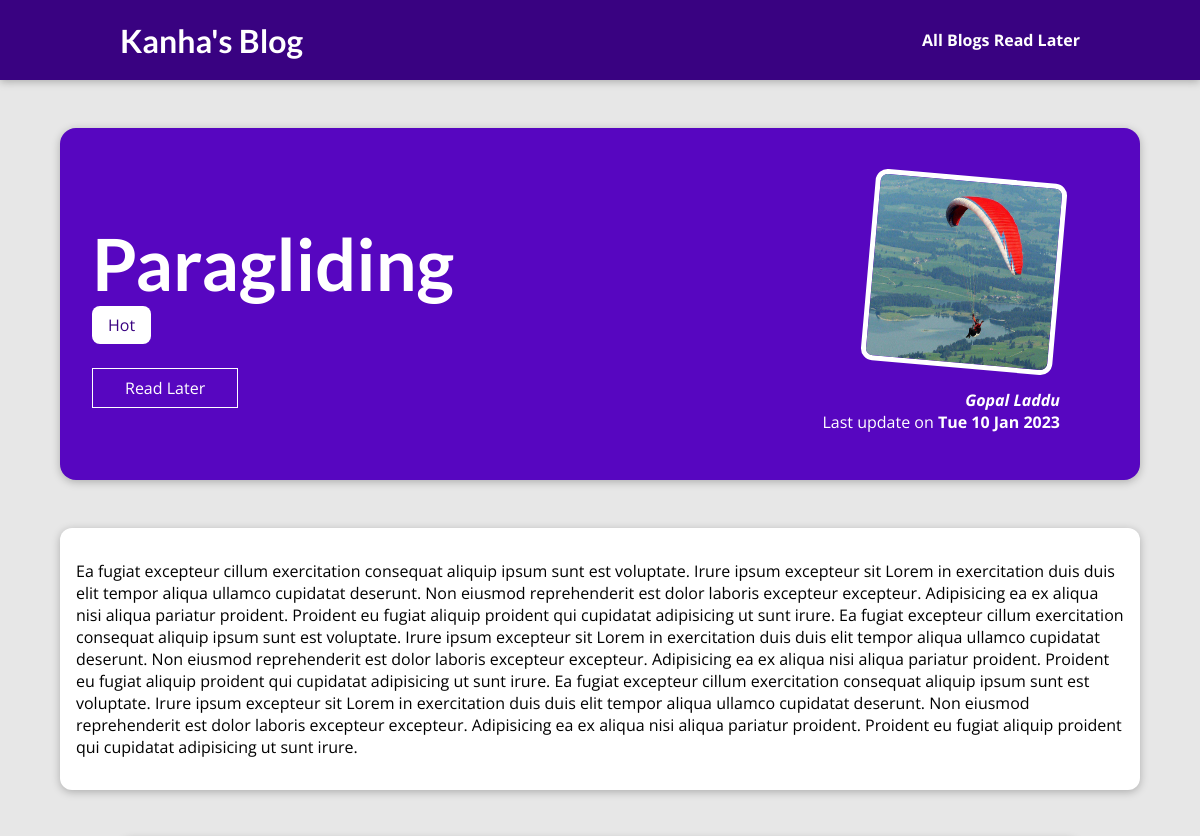
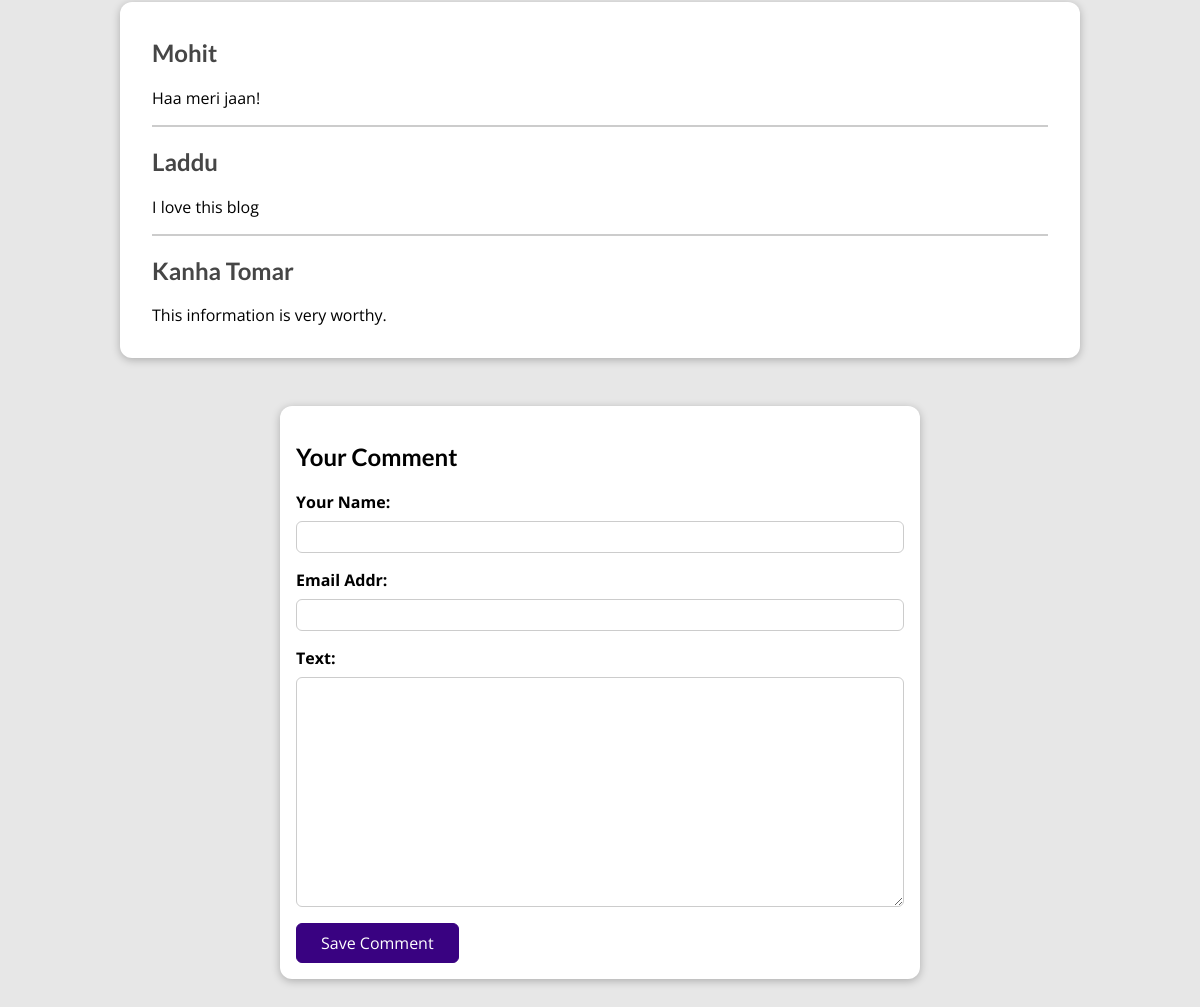
The page /allblogs/paragliding on the database its author committed (2 pictures, top to bottom).
### AllBlogs/models.py (models this page shows, shortened)
class Post(models.Model):
    title = models.CharField(max_length=150)
    date = models.DateField(auto_now=True)    # put the date in the field at which time we are saving the data
    image = models.ImageField(upload_to="Images", null=True)          # upload images to Images folder which will be inside MEDIA_ROOT
    excerpt = models.CharField(max_length=200)
    content = models.TextField(validators=[MinLengthValidator(10)])    # TextFields same like CharField
    slug = models.SlugField(unique=True, db_index=True)     # set it as unique because we are going to use it as a primary key
    author = models.ForeignKey(Author,on_delete=models.SET_NULL,related_name='posts',null=True)      # one to many relation
    tags = models.ManyToManyField(Tag)              # ManyToManyRelation with tag

class Tag(models.Model):
    caption = models.CharField(max_length=20)

class Author(models.Model):
    first_name = models.CharField(max_length=30)
    last_name = models.CharField(max_length=30)
    email_addr = models.EmailField()
    def __str__(self):
        return f"{self.first_name} {self.last_name}"

class Comment(models.Model):
    user_name = models.CharField(max_length=30)
    email_addr = models.EmailField()
    text = models.TextField(max_length=100)
    post = models.ForeignKey(Post,on_delete=models.CASCADE,related_name="comments")

### AllBlogs/views.py (the view, shortened to what this page needs)
# urls.py: path('<slug:slug>',views.BlogDetails.as_view(),name="blogDetails_page"),            # http://127.0.0.1:8000/allblogs/blogname
class BlogDetails(View):
    def checkInReadLater(self,request,blog_id):
        stored_post_ids = request.session.get("stored_post_ids")
        exist_in_read_later = True
        if stored_post_ids is None or blog_id not in stored_post_ids:
            exist_in_read_later = False
        return exist_in_read_later
    def get(self,request,slug):                         # it also accept slug as arguement
        clicked_blog = Post.objects.get(slug=slug)       # remember get return a single object but filter return a queryset
        context = {
                    "clicked_blog":clicked_blog,
                        "post_tags":clicked_blog.tags.all(),             # tags can have multiple entries
                            "comments":clicked_blog.comments.all().order_by("-id"),        # access all the comments of this blog, its cross model queries
                                "comment_form":CommentForm(),              # initialise the form
                                    "exist_in_RL":self.checkInReadLater(request,clicked_blog.id),
                             }
        return render(request,"AllBlogs/blog_detail.html",context)

### AllBlogs/forms.py
class CommentForm(forms.ModelForm):
    class Meta:
        model = Comment
        exclude = ["post"]        # use all columns as field except post
        labels = {
                    "user_name":"Your Name",
                    "email_addr":"Email Addr",
                    "text":"Text",
        }

### AllBlogs/templates/AllBlogs/blog_detail.html (shortened to what this page needs)
{% extends 'base.html' %}
{% load static %}
{% block css_files %}
    <link rel="stylesheet" href="{% static 'AllBlogs/blog_detail.css' %}">
{% endblock css_files %}
{% block content %}
    <section id="summary">
        <h2>{{clicked_blog.title}}</h2>
        <div>
            {% for tag in post_tags %}
                <span class="tag">{{tag.caption}}</span>
            {% endfor %}
        </div>
        <div id="read-later">
            <form action="{% url 'read_later' %}" method="POST">
                <button>
                    {% if not exist_in_RL %}
                        Read Later
                    {% else %}
                        Remove form Read Later
                    {% endif %}
                </button>
            </form>
        </div>
        <article>
            <img src="{{clicked_blog.image.url}}" alt="{{clicked_blog.title}}">
            <address><a href="mailto:{{clicked_blog.author.email_addr}}">{{clicked_blog.author}}</a></address>
            <div>
                Last update on <time>{{clicked_blog.date|date:"D d M Y"}}</time>
            </div>
        </article>
    </section>
    <main>
        <p>{{clicked_blog.content}}</p>
    </main>
    <section id="comments">
        <ul>
            {% for comment in comments %}
                <li>
                    <h2>{{comment.user_name}}</h2>
                    <p>{{comment.text|linebreaks}}</p>
                </li>
            {% endfor %}
        </ul>
    </section>
    <section id="comment-form">
        <h2>Your Comment</h2>
        <form action="{% url 'blogDetails_page' clicked_blog.slug %}" method="POST">
            {% for form_field in comment_form %}
                <div class="form-control {% if form_field.errors %}invalid{% endif %}">
                    {{form_field.label_tag}}
                    {{form_field}}
                </div>
            {% endfor %}
            <button>Save Comment</button>
        </form>
    </section>
{% endblock content %}

### templates/base.html (shortened to what this page needs)
{% load static %}
<!DOCTYPE html>
<html lang="en">
<head>
    <link rel="stylesheet" href="{% static 'base.css' %}">
    {% block css_files %} {% endblock css_files %}
</head>
<body>
    <header id="main-navigation">
        <h1><a href="{% url 'home_page' %}">Kanha's Blog</h1>
          <nav>
            <a href="{% url 'allBlogs_page' %}">All Blogs</a>
            <a href="{% url 'read_later' %}">Read Later</a>
          </nav>
      </header>
    {% block content %}{% endblock content %}
</body>
</html>

### static/base.css (style rules this page uses)
* { box-sizing: border-box; }
html { font-family: 'Open Sans', 'Lato', sans-serif; }
body { margin: 0; }
h1, h2, h3 { font-family: 'Lato', sans-serif; font-weight: bold; }
#main-navigation { width: 100%; height: 5rem; display: flex; justify-content: space-between; align-items: center; padding: 0 10%; position: absolute; top: 0; left: 0; }
#main-navigation a { text-decoration: none; color: white; font-weight: bold; }

### AllBlogs/static/AllBlogs/blog_detail.css (style rules this page uses)
body { background-color: #e7e7e7; }
#main-navigation { background-color: #390281; box-shadow: 0 2px 8px rgba(0, 0, 0, 0.25); }
#summary { margin: 8rem auto 3rem auto; padding: 2rem; width: 90%; max-width: 90rem; border-radius: 16px; background-color: #5706c0; position: relative; box-shadow: 0 2px 8px rgba(0, 0, 0, 0.25); height: 22rem; }
#summary h2 { color: white; font-size: 4.5rem; margin-bottom: 0.50rem; }
#summary article { position: absolute; top: 2rem; right: 3rem; padding: 1rem 2rem; border-radius: 12px; text-align: right; color: white; }
#summary article img { width: 12rem; height: 12rem; border-radius: 12px; transform: rotateZ(5deg); border: 5px solid white; margin-bottom: 1rem; }
#summary address { font-weight: bold; }
#summary time { font-weight: bold; }
main { width: 90%; max-width: 90rem; margin: 3rem auto; background-color: white; padding: 1rem; border-radius: 12px; box-shadow: 0 2px 8px rgba(0, 0, 0, 0.25); }
#summary a { color:white; text-decoration: none; }
.tag { background-color: white; color:#390281; padding: 0.5rem 1rem; border-radius: 8px; }
#read-later { margin: 2rem 0; }
#read-later button { background-color: transparent; border: 1px solid white; padding: 0.5rem 2rem; font: inherit; color: white; cursor: pointer; }
#comment-form { margin: 3rem auto; width: 90%; max-width: 40rem; border-radius: 12px; background-color: white; box-shadow: 0 2px 8px rgba(0, 0, 0, 0.25); padding: 1rem; }
#comment-form button { font: inherit; background-color: #390281; color: white; border: 1px solid #390281; padding: 0.5rem 1.5rem; border-radius: 6px; cursor: pointer; }
.form-control { margin-bottom: 1rem; }
.form-control label { font-weight: bold; margin-bottom: 0.5rem; display: block; }
.form-control input, .form-control textarea { display: block; width: 100%; font: inherit; padding: 0.25rem; border-radius: 6px; border: 1px solid #ccc; }
#comments { margin: 3rem auto; width: 90%; max-width: 60rem; border-radius: 12px; background-color: white; box-shadow: 0 2px 8px rgba(0, 0, 0, 0.25); padding: 1rem 2rem; }
#comments ul { list-style: none; margin: 0; padding: 0; }
#comments li { margin-bottom: 1rem; border-bottom: 2px solid #ccc; }
#comments li:last-of-type { border-bottom: none; }
#comments h2 { color: #464646; }

### rows shown on the page
Post: title "Paragliding", image (picture), author "Gopal Laddu", date "Tue 10 Jan 2023", content "Ea fugiat excepteur cillum exercitation consequat aliquip ipsum sunt est voluptate. Irure ipsum excepteur sit Lorem in exercitation duis duis elit tempor aliqua ullamco cupidatat deserunt. Non eiusmod reprehenderit est dolor laboris excepteur excepteur. Adipisicing ea ex aliqua nisi aliqua pariatur proident. Proident eu fugiat aliquip proident qui cupidatat adipisicing ut sunt irure. Ea fugiat excepteur cillum exercitation consequat aliquip ipsum sunt est voluptate. Irure ipsum excepteur sit Lorem in exercitation duis duis elit tempor aliqua ullamco cupidatat deserunt. Non eiusmod reprehenderit est dolor laboris excepteur excepteur. Adipisicing ea ex aliqua nisi aliqua pariatur proident.…"
Tag: caption "Hot"
Comment: user_name "Mohit", text "Haa meri jaan!"
Comment: user_name "Laddu", text "I love this blog"
Comment: user_name "Kanha Tomar", text "This information is very worthy."
